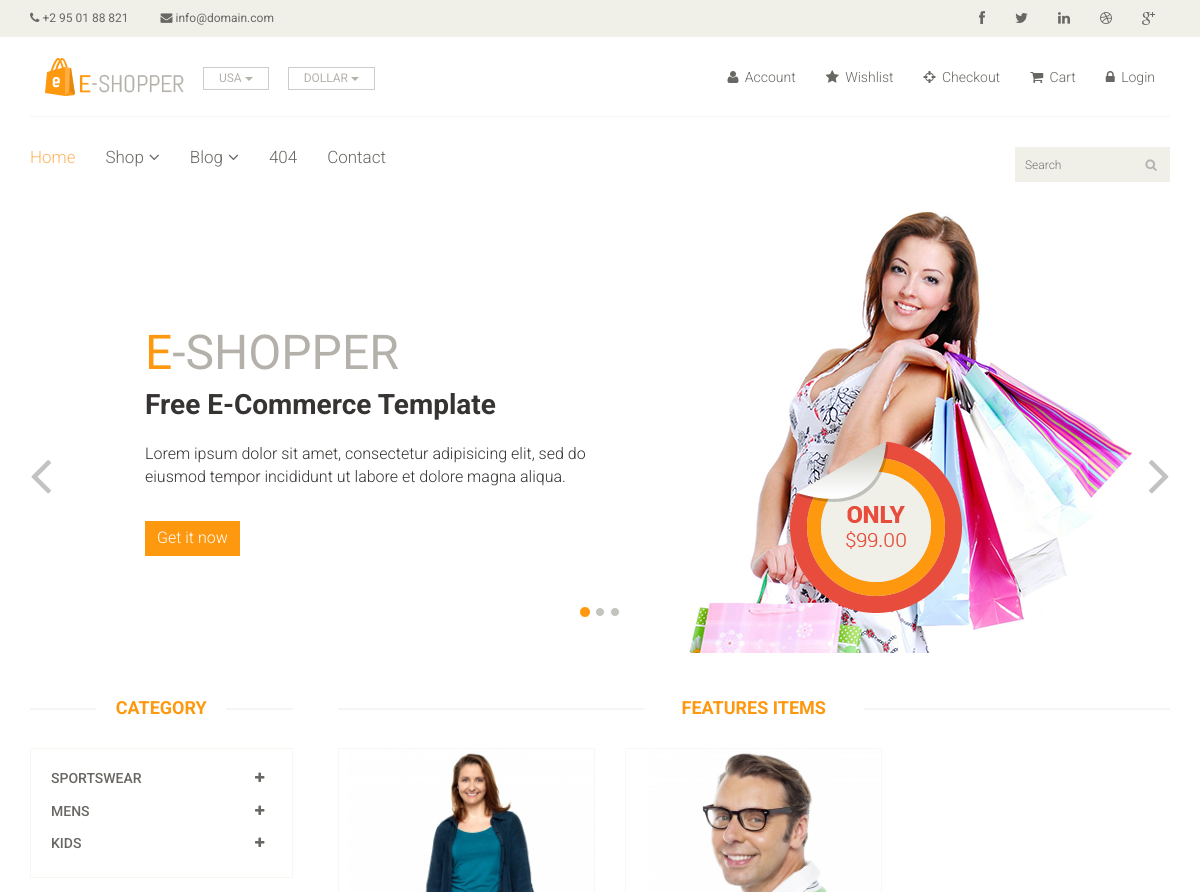
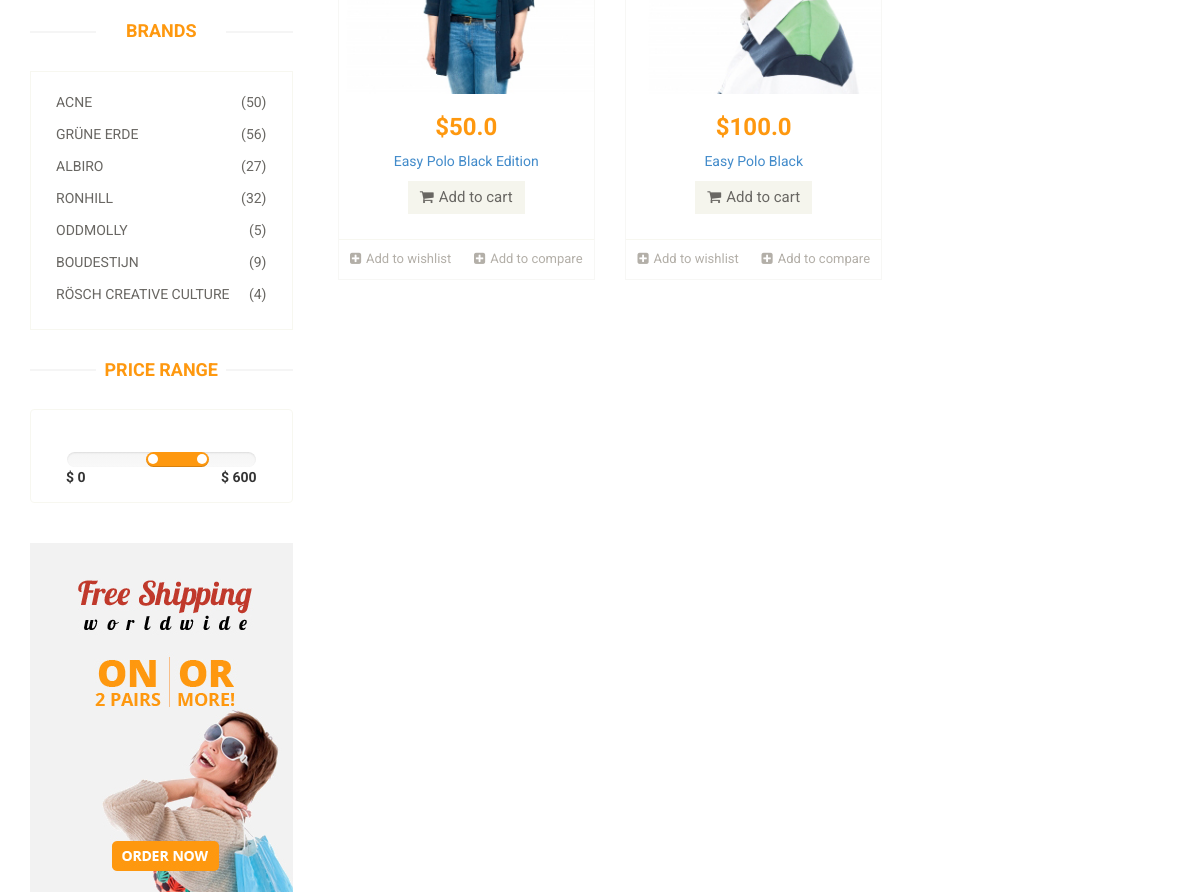
Screenshot of /shop/1/ with the database file from the repository (2 pictures, top to bottom).
### polls/models.py (models this page shows, shortened)
class Categories(models.Model):
    category_name = CharField(max_length=255)
    category_in = CharField(max_length=255,null=True)

class Products(models.Model):
    category = models.ForeignKey(Categories, on_delete=models.CASCADE)
    product_name = CharField(max_length=255)
    price = FloatField(default=0)
    discription = CharField(max_length=1000)
    url_images = CharField(max_length=1000)
    taitle = CharField(max_length=1000)
    status = BooleanField()

### polls/views.py (the view)
# urls.py: path('shop/<int:product_id>/', views.viewProductById, name='byid'),
def viewProductById(request, product_id):
    categories = Categories.objects.all()
    producr = Categories.objects.get(pk= product_id)
    pro = producr.products_set.all()
    cate_in = []
    for i in categories:
        cate_in.append(str(i.category_in).split(','))
        context = {'categoris': categories, 'cate_in': cate_in, "products": pro}
    return render(request, 'polls/product.html', context)

### polls/templates/polls/product.html (shortened to what this page needs)
{% extends 'polls/shop.html' %}
{% block category %}
{% if  cate_in == 'null'%}
                        <div class="panel panel-default">
                            <div class="panel-heading">
                                <h4 class="panel-title"><a href="#">Kids</a></h4>
                            </div>
                        </div>
                        {% else %}
                        {% for item in categoris  %}
                        <div class="panel panel-default">
                            <div class="panel-heading">
                                <h4 class="panel-title">
                                    <a  href="{% url 'byid' item.id%}">
                                        <span class="badge pull-right"><i class="fa fa-plus"></i></span>
                                        {{item.category_name}}
                                    </a>
                                </h4>
                            </div>
                        </div>
                        {% endfor %}
                        {% endif %}
{% endblock category %}
{% block product %}
<body>
{% for producct in products %}
                    <div class="col-sm-4">
                        <div class="product-image-wrapper">
                            <div class="single-products">
                                <div class="productinfo text-center">
                                    <img src="{{producct.url_images}}"  alt="" href="{% url 'detail' producct.id %}"/>
                                    <h2>${{producct.price}}</h2>
                                    <p><a href="">{{producct.product_name}}</a></p>
                                    <a href="#" class="btn btn-default add-to-cart"><i class="fa fa-shopping-cart"></i>Add
                                        to cart</a>
                                </div>
                            </div>
                            <div class="choose">
                                <ul class="nav nav-pills nav-justified">
                                    <li><a href="#"><i class="fa fa-plus-square"></i>Add to wishlist</a></li>
                                    <li><a href="#"><i class="fa fa-plus-square"></i>Add to compare</a></li>
                                </ul>
                            </div>
                        </div>
                    </div>
                    {% endfor %}
</body>
{% endblock product %}

### polls/static/polls/css/main.css (style rules this page uses)
body { font-family: 'Roboto', sans-serif; position: relative; font-weight: 400px; }
a { -webkit-transition: 300ms; transition: 300ms; }
h1, h2, h3, h4, h5, h6 { font-family: 'Roboto', sans-serif; }
.category-products .panel { background-color: #FFFFFF; border: 0px; border-radius: 0px; -webkit-box-shadow: none; box-shadow: none; margin-bottom: 0px; }
.category-products .panel-default .panel-heading { background-color: #FFFFFF; border: 0 none; color: #FFFFFF; padding: 5px 20px; }
.category-products .panel-default .panel-heading .panel-title a { color: #696763; font-family: 'Roboto', sans-serif; font-size: 14px; text-decoration: none; text-transform: uppercase; }
.category-products .badge { background: none; border-radius: 10px; color: #696763; display: inline-block; font-size: 12px; font-weight: bold; line-height: 1; min-width: 10px; padding: 3px 7px; text-align: center; vertical-align: baseline; white-space: nowrap; }
.product-image-wrapper { border: 1px solid #F7F7F5; overflow: hidden; margin-bottom: 30px; }
.single-products { position: relative; }
.productinfo h2 { color: #FE980F; font-family: 'Roboto', sans-serif; font-size: 24px; font-weight: 700; }
.productinfo p { font-family: 'Roboto', sans-serif; font-size: 14px; font-weight: 400; color: #696763; }
.productinfo img { width: 100%; }
.productinfo { position: relative; }
.add-to-cart { background: #F5F5ED; border: 0 none; border-radius: 0; color: #696763; font-family: 'Roboto', sans-serif; font-size: 15px; margin-bottom: 25px; }
.add-to-cart i { margin-right: 5px; }
.choose { border-top: 1px solid #F7F7F0; }
.choose ul li a { color: #B3AFA8; font-family: 'Roboto', sans-serif; font-size: 13px; padding-left: 0; padding-right: 0; }
.choose ul li a i { margin-right: 5px; }

### rows the page displays
Categories: category_name "SPORTSWEAR"
Categories: category_name "MENS"
Categories: category_name "KIDS"
Products: url_images (picture), price "50.0", product_name "Easy Polo Black Edition"
Products: url_images (picture), price "100.0", product_name "Easy Polo Black"
